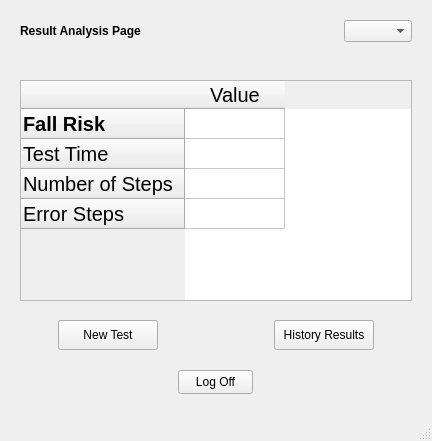
<?xml version="1.0" encoding="UTF-8"?>
<ui version="4.0">
 <class>ResultsAnalysisPage</class>
 <widget class="QMainWindow" name="ResultsAnalysisPage">
  <property name="geometry">
   <rect>
    <x>0</x>
    <y>0</y>
    <width>432</width>
    <height>441</height>
   </rect>
  </property>
  <property name="windowTitle">
   <string>Result Analysis Page</string>
  </property>
  <widget class="QWidget" name="centralwidget">
   <widget class="QTableWidget" name="tableWidget_Results">
    <property name="geometry">
     <rect>
      <x>20</x>
      <y>80</y>
      <width>392</width>
      <height>221</height>
     </rect>
    </property>
    <property name="cursor" stdset="0">
     <cursorShape>OpenHandCursor</cursorShape>
    </property>
    <property name="layoutDirection">
     <enum>Qt::LayoutDirection::LeftToRight</enum>
    </property>
    <row>
     <property name="text">
      <string>Fall Risk</string>
     </property>
     <property name="font">
      <font>
       <pointsize>15</pointsize>
       <italic>false</italic>
       <bold>true</bold>
       <strikeout>false</strikeout>
      </font>
     </property>
    </row>
    <row>
     <property name="text">
      <string>Test Time</string>
     </property>
     <property name="font">
      <font>
       <pointsize>15</pointsize>
      </font>
     </property>
    </row>
    <row>
     <property name="text">
      <string>Number of Steps</string>
     </property>
     <property name="font">
      <font>
       <pointsize>15</pointsize>
      </font>
     </property>
    </row>
    <row>
     <property name="text">
      <string>Error Steps</string>
     </property>
     <property name="font">
      <font>
       <pointsize>15</pointsize>
      </font>
     </property>
    </row>
    <column>
     <property name="text">
      <string>Value</string>
     </property>
     <property name="font">
      <font>
       <pointsize>15</pointsize>
      </font>
     </property>
    </column>
    <item row="0" column="0">
     <property name="text">
      <string/>
     </property>
     <property name="font">
      <font>
       <pointsize>15</pointsize>
       <bold>true</bold>
      </font>
     </property>
    </item>
    <item row="1" column="0">
     <property name="text">
      <string/>
     </property>
     <property name="font">
      <font>
       <pointsize>15</pointsize>
      </font>
     </property>
    </item>
    <item row="2" column="0">
     <property name="text">
      <string/>
     </property>
     <property name="font">
      <font>
       <pointsize>15</pointsize>
      </font>
     </property>
    </item>
    <item row="3" column="0">
     <property name="text">
      <string/>
     </property>
     <property name="font">
      <font>
       <pointsize>15</pointsize>
      </font>
     </property>
    </item>
   </widget>
   <widget class="QLabel" name="label_Result_Page">
    <property name="geometry">
     <rect>
      <x>20</x>
      <y>20</y>
      <width>392</width>
      <height>22</height>
     </rect>
    </property>
    <property name="font">
     <font>
      <pointsize>9</pointsize>
      <bold>true</bold>
     </font>
    </property>
    <property name="text">
     <string>Result Analysis Page</string>
    </property>
   </widget>
   <widget class="QPushButton" name="HistoryResultsButton">
    <property name="geometry">
     <rect>
      <x>274</x>
      <y>320</y>
      <width>100</width>
      <height>30</height>
     </rect>
    </property>
    <property name="cursor">
     <cursorShape>OpenHandCursor</cursorShape>
    </property>
    <property name="text">
     <string>History Results</string>
    </property>
   </widget>
   <widget class="QPushButton" name="NewTestButton">
    <property name="geometry">
     <rect>
      <x>58</x>
      <y>320</y>
      <width>100</width>
      <height>30</height>
     </rect>
    </property>
    <property name="cursor">
     <cursorShape>OpenHandCursor</cursorShape>
    </property>
    <property name="text">
     <string>New Test</string>
    </property>
   </widget>
   <widget class="QPushButton" name="LogOffButton">
    <property name="geometry">
     <rect>
      <x>178</x>
      <y>370</y>
      <width>75</width>
      <height>24</height>
     </rect>
    </property>
    <property name="cursor">
     <cursorShape>OpenHandCursor</cursorShape>
    </property>
    <property name="text">
     <string>Log Off</string>
    </property>
   </widget>
   <widget class="QComboBox" name="comboBoxLanguage">
    <property name="geometry">
     <rect>
      <x>344</x>
      <y>20</y>
      <width>68</width>
      <height>22</height>
     </rect>
    </property>
    <property name="cursor">
     <cursorShape>OpenHandCursor</cursorShape>
    </property>
    <property name="currentText">
     <string/>
    </property>
    <property name="currentIndex">
     <number>-1</number>
    </property>
    <item>
     <property name="text">
      <string>English</string>
     </property>
    </item>
    <item>
     <property name="text">
      <string>עברית</string>
     </property>
    </item>
   </widget>
  </widget>
  <widget class="QMenuBar" name="menubar">
   <property name="geometry">
    <rect>
     <x>0</x>
     <y>0</y>
     <width>432</width>
     <height>22</height>
    </rect>
   </property>
  </widget>
  <widget class="QStatusBar" name="statusbar"/>
 </widget>
 <tabstops>
  <tabstop>tableWidget_Results</tabstop>
  <tabstop>NewTestButton</tabstop>
  <tabstop>HistoryResultsButton</tabstop>
  <tabstop>LogOffButton</tabstop>
 </tabstops>
 <resources/>
 <connections/>
</ui>
